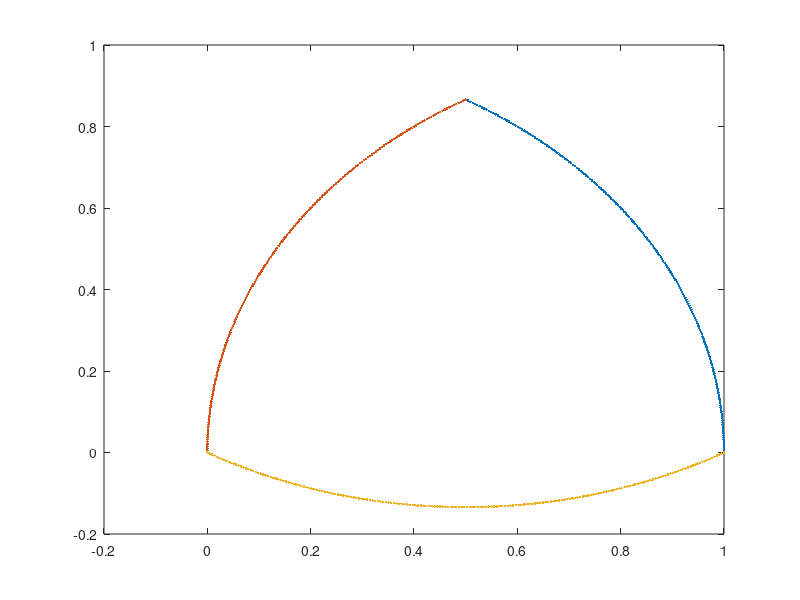

Here is the MATLAB script that generated this plot:
clear xvalues
clear yvalues; 

densityRatio = 0.4;

N = 200; 

t1 = linspace(0,pi/3,N);
t2 = linspace(2*pi/3,pi,N);
t3 = linspace(4*pi/3,5*pi/3,N); 


x1 = 0+cos(t1);
y1 = 0+sin(t1);
x2 = 1+cos(t2);
y2 = 0+sin(t2);
x3 = 1/2+cos(t3);
y3 = sqrt(3)/2 + sin(t3);

figure
plot(x1,y1,'.',x2,y2,'.',x3,y3,'.')

xvalues = [x1(1:end-1) x2(1:end-1) x3];
yvalues = [y1(1:end-1) y2(1:end-1) y3];